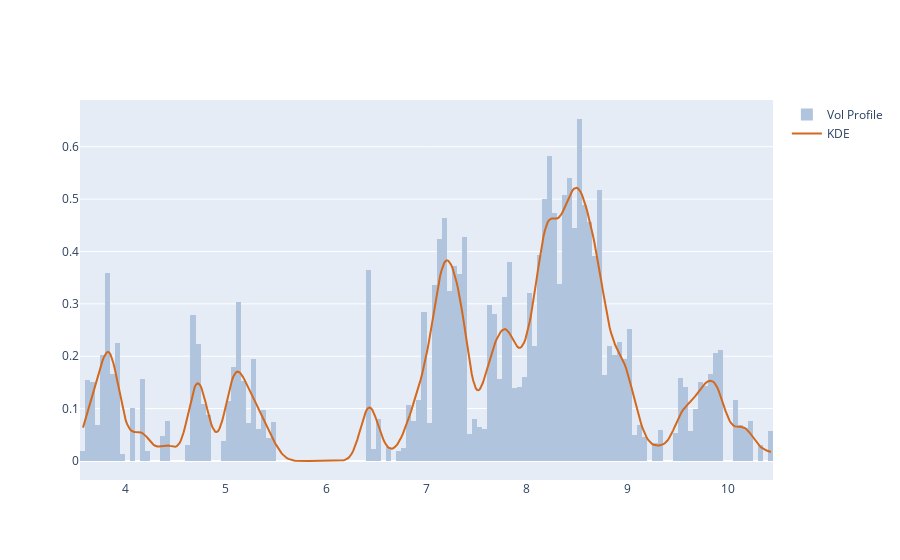

Notebook cell for this chart:
### Code cell
kde_factor = 0.05
num_samples = 500
kde = stats.gaussian_kde(close,weights=volume,bw_method=kde_factor)
xr = np.linspace(close.min(),close.max(),num_samples)
kdy = kde(xr)
ticks_per_sample = (xr.max() - xr.min()) / num_samples

def get_dist_plot(c, v, kx, ky):
    fig = go.Figure()
    fig.add_trace(go.Histogram(name='Vol Profile', x=c, y=v, nbinsx=150, 
                               histfunc='sum', histnorm='probability density',
                               marker_color='#B0C4DE'))
    fig.add_trace(go.Scatter(name='KDE', x=kx, y=ky, mode='lines', marker_color='#D2691E'))
    return fig

get_dist_plot(close, volume, xr, kdy).show()

### Figure 1 — Plotly figure (JSON) as saved in the notebook; plotly's stock layout.template omitted (floating-point values rounded to 4 significant figures; data arrays with more than 128 entries replaced by an {"elided": "..."} marker saying what was removed)
{"data": [{"histfunc": "sum", "histnorm": "probability density", "marker": {"color": "#B0C4DE"}, "name": "Vol Profile", "nbinsx": 150, "type": "histogram", "x": {"elided": "1500 float values"}, "y": {"elided": "1500 float values"}}, {"marker": {"color": "#D2691E"}, "mode": "lines", "name": "KDE", "type": "scatter", "x": {"elided": "500 float values"}, "y": {"elided": "500 float values"}}], "layout": {}}
